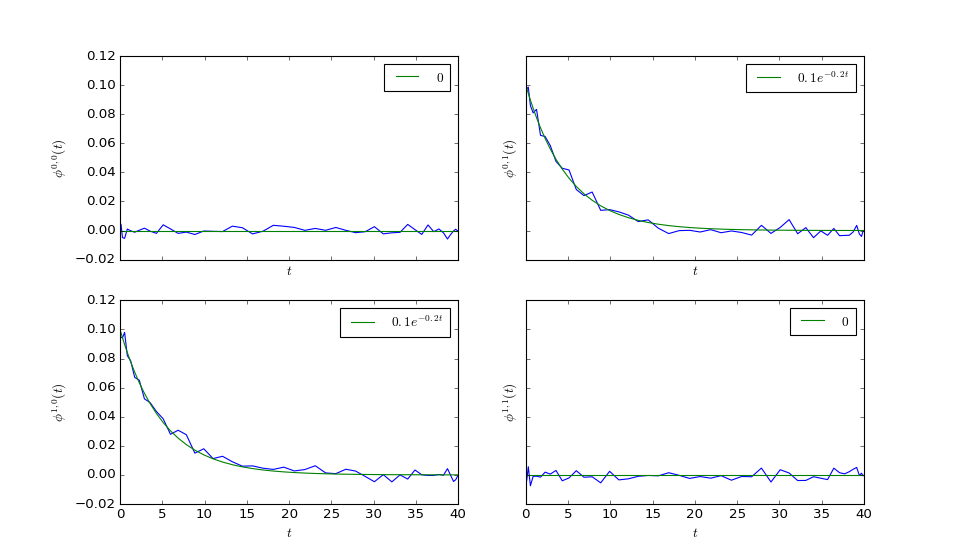

Here is the Python script that generated this plot:
import matplotlib.pyplot as plt
from mlpp.hawkesnoparam.estim import Estim
from mlpp.simulation import SimuHawkes, HawkesKernelExp

h = SimuHawkes(kernels=[[0, HawkesKernelExp(0.1 / 0.2, 0.2)],
                        [HawkesKernelExp(0.1 / 0.2, 0.2), 0]],
               baselines=[0.05, 0.05],
               verbose=False)
h.end_time = 1000000
h.simulate()

e = Estim(h)
e.compute()
fig, _ = e.plot()
fig.set_size_inches(12, 7)

plt.show()
